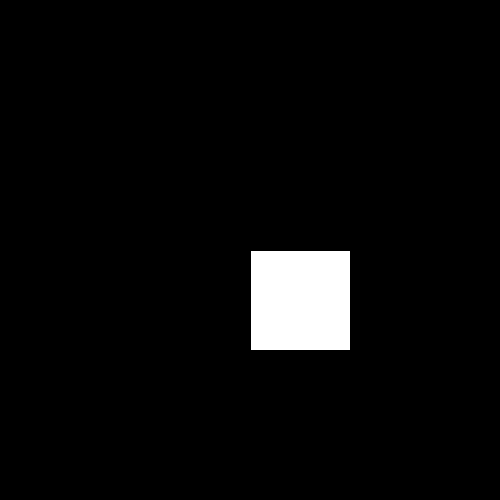
Frame 1 (no input)
Frame 60 (the mouse pressed at the canvas centre just before this capture): identical to frame 1, image omitted
Frame 120 (the mouse held since frame 60 and released just before this capture): identical to frame 1, image omitted

The Processing sketch that drew this single still picture (run headless with seeded random() and noise(); from frame 60 on, the mouse is pressed at the canvas centre):

// Processing sketch: H12_Opd_6
// ── H12_Opd_6.pde
int DrawV = 250;
int DrawH = 250;

void setup(){
size(500,500);

}

void draw(){
  background(0);
  rect(DrawH,DrawV,100,100);

}

void keyPressed(){
  
  if(keyCode == 38){
    DrawV -= 10;
  }else if(keyCode == 40){
    DrawV += 10;
  }
    if(keyCode == 37){
    DrawH -= 10;
  }else if(keyCode == 39){
    DrawH += 10;
  }
}
